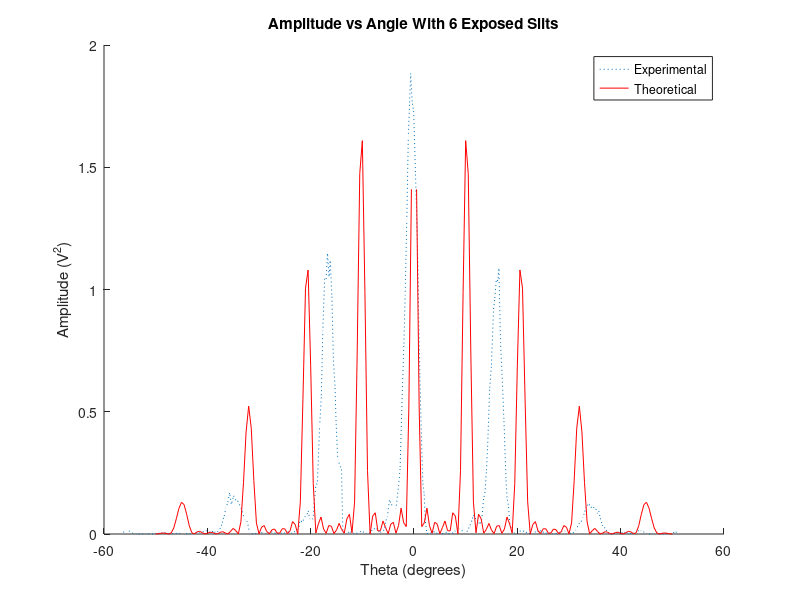
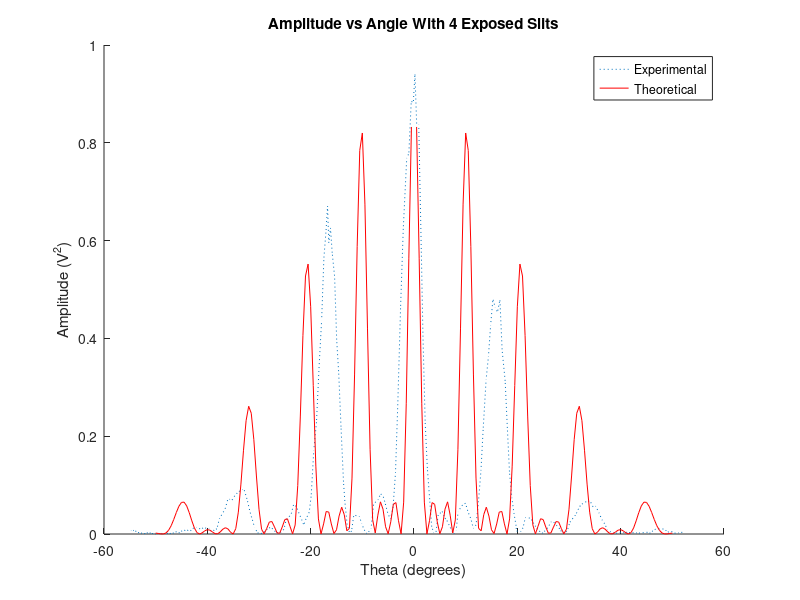
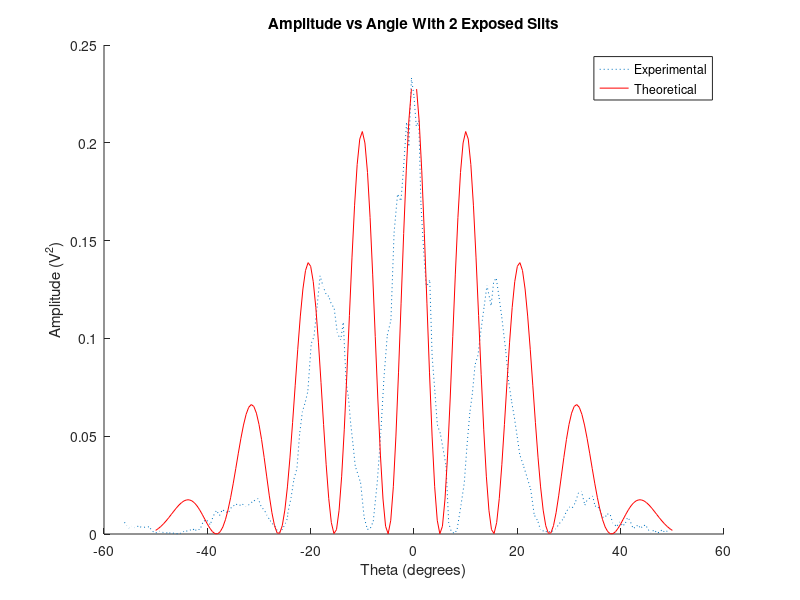
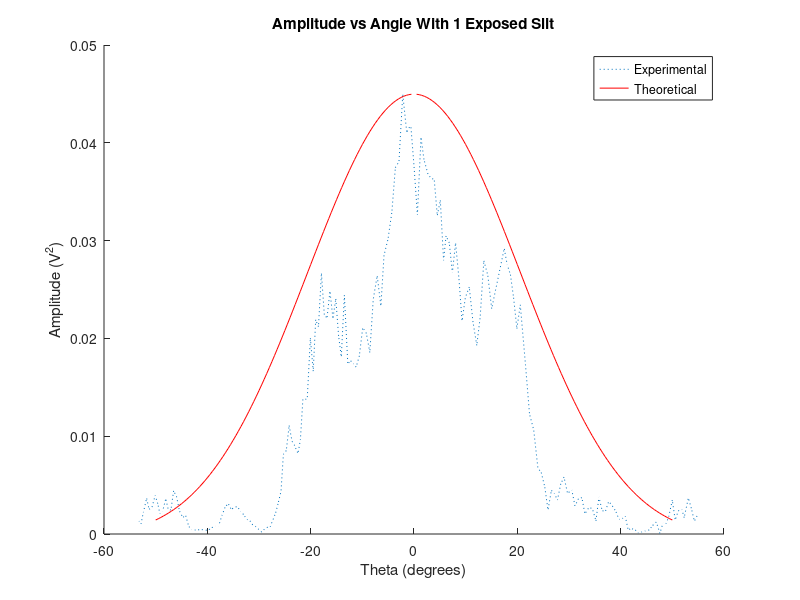

The MATLAB source for these figures, in order:
function lab5main
clc;
A=importdata('datafile1.csv'); vang1=A(:,1); vamp1=A(:,2);
B=importdata('datafile2.csv'); vang2=B(:,1); vamp2=B(:,2);
C=importdata('datafile3.csv'); vang3=C(:,1); vamp3=C(:,2);
D=importdata('datafile4.csv'); vang4=D(:,1); vamp4=D(:,2);
E=importdata('datafile5.csv'); vang5=E(:,1); vamp5=E(:,2); ang5=E(:,3); %noise

%y = -0.0133x + 2.6467 - this is the angle conversion equation where
%y=vang, x =angle


ang1=(vang1-2.6467)./-0.0133;
ang2=(vang2-2.6467)./-0.0133;
ang3=(vang3-2.6467)./-0.0133;
ang4=(vang4-2.6467)./-0.0133;

amp1=vamp1.^2;
amp2=vamp2.^2;
amp3=vamp3.^2;
amp4=vamp4.^2;
amp5=vamp5.^2; %noise

vamp1

max1=max(vamp1)
max2=max(vamp2)
max3=max(vamp3)
max4=max(vamp4)

t_amp1=max1/6
t_amp2=max2/4
t_amp3=max3/2
t_amp4=max4/1


%theoretical calculations


theta=-50:0.5:50;


T=23;
dT=1;
f=39960;
v=331.4+0.6*T;
lambda=v/f;
b=0.00951;
k=(2*pi)/lambda;
d=2.8;
beta=k.*d.*sind(theta);

k=(2*pi)/lambda;
phi=k.*b.*sind(theta);

AA1=(t_amp1^2).*((sin(phi/2)).^2./(phi/2).^2).*((sind(6*beta/2)).^2./(sind(beta/2)).^2); 
AA2=(t_amp2^2).*((sin(phi/2)).^2./(phi/2).^2).*((sind(4*beta/2)).^2./(sind(beta/2)).^2); 

AA3=(t_amp3^2).*((sin(phi/2)).^2./(phi/2).^2).*((sind(2*beta/2)).^2./(sind(beta/2)).^2); 


AA4=(t_amp4^2).*((sin(phi/2)).^2./(phi/2).^2); %1slit



figure(1)
hold on
plot(ang1-2,amp1,':')
plot(theta,AA1,'r')
title('Amplitude vs Angle With 6 Exposed Slits')
xlabel('Theta (degrees)')
ylabel('Amplitude (V^2)')
legend('Experimental', 'Theoretical')
hold off

figure(2)
hold on
plot(ang2-2,amp2,':')
plot(theta,AA2,'r')
title('Amplitude vs Angle With 4 Exposed Slits')
xlabel('Theta (degrees)')
ylabel('Amplitude (V^2)')
legend('Experimental', 'Theoretical')
hold off

figure(3)
hold on
plot(ang3-2,amp3,':')
plot(theta,AA3,'r')
title('Amplitude vs Angle With 2 Exposed Slits')
xlabel('Theta (degrees)')
ylabel('Amplitude (V^2)')
legend('Experimental', 'Theoretical')
hold off

figure(4)
hold on
plot(ang4,amp4,':')
plot(theta,AA4,'r')
title('Amplitude vs Angle With 1 Exposed Slit')
xlabel('Theta (degrees)')
ylabel('Amplitude (V^2)')
legend('Experimental', 'Theoretical')
hold off

figure(5)
hold on
plot(ang4,amp4.^0.5,':')
plot(ang5,amp5.^0.5,'r')
title('Noise Data compared with Single Slit Data')
xlabel('Theta (degrees)')
ylabel('Amplitude (V)')
legend('Single Slit', 'Noise')
hold off


end